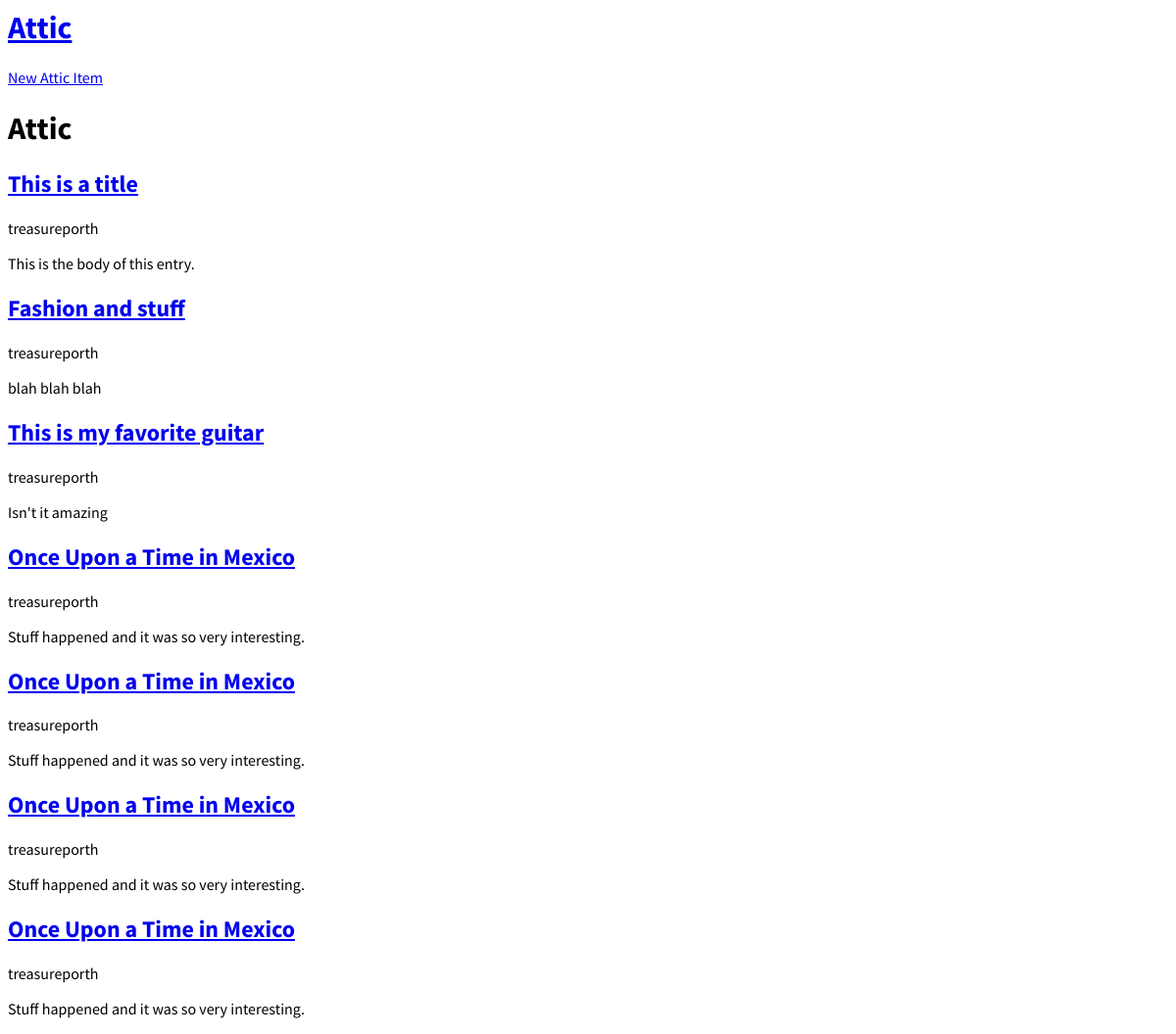
The app's page /, older data.
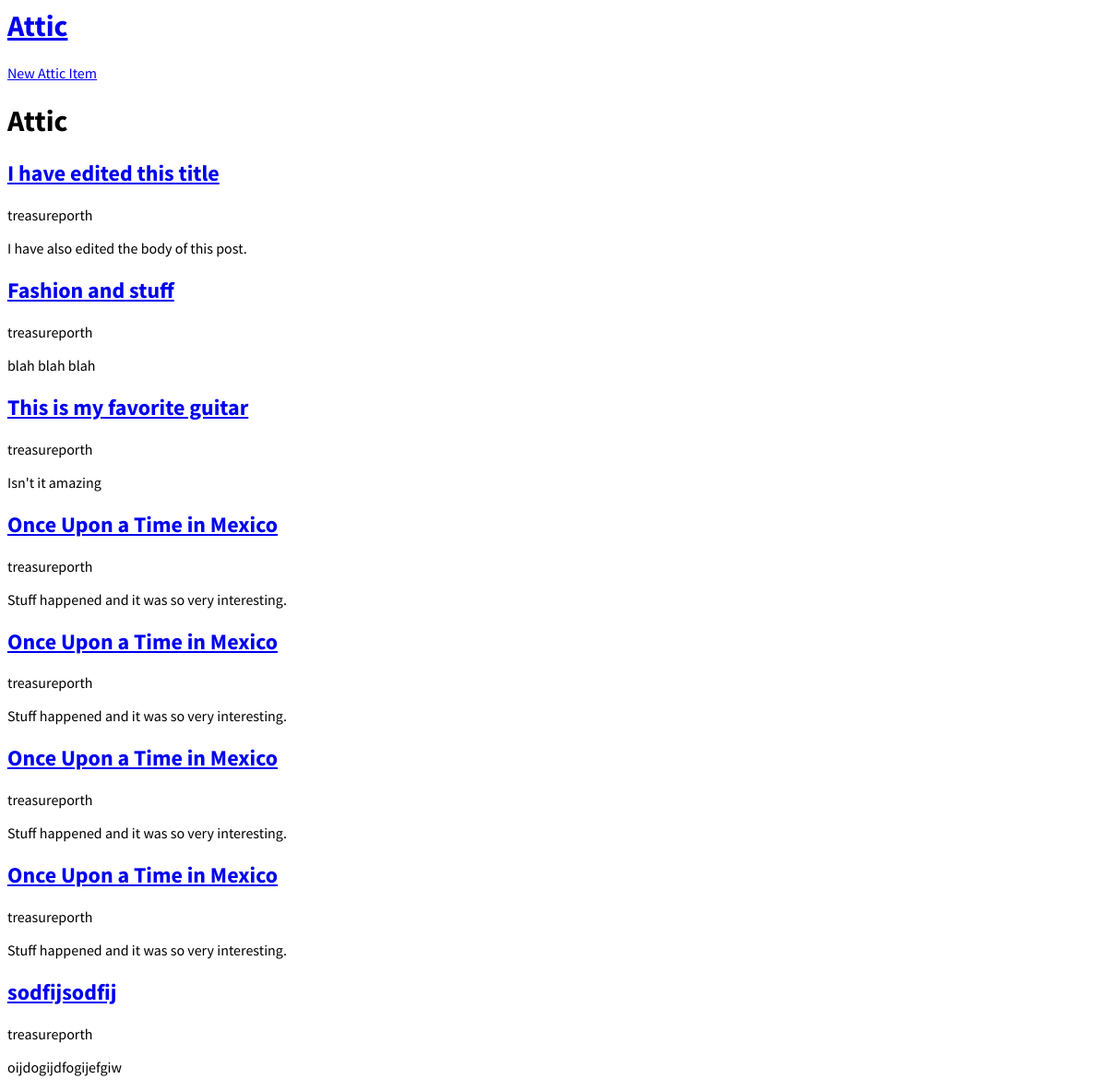
The same page, newer data.
### posts/models.py (models this page shows, shortened)
class Post(models.Model):
    title = models.CharField(max_length=200)
    author = models.ForeignKey(
        'auth.User',
        on_delete=models.CASCADE,
    )
    body = models.TextField()

### posts/views.py (the view)
# urls.py: path('', HomePageView.as_view(), name='home'),
class HomePageView(ListView):
    model = Post
    template_name = 'home.html'
    context_object_name = 'all_posts_list'

### posts/templates/home.html
{% extends 'base.html' %} {% block content %}
<h1>Attic</h1>
{% for post in all_posts_list %}
<div>
  <h2>
    <a href="{% url 'post_detail' post.pk %}">{{ post.title }}</a>
  </h2>
  <p>{{ post.author }}</p>
  <p>{{ post.body }}</p>
</div>
{% endfor %} {% endblock content %}

Row changes from the older to the newer data that the page shows:
changed Post: title "This is a title" → "I have edited this title"; body "This is the body of this entry." → "I have also edited the body of this post."
added Post: title "sodfijsodfij", author "treasureporth", body "oijdogijdfogijefgiw"
